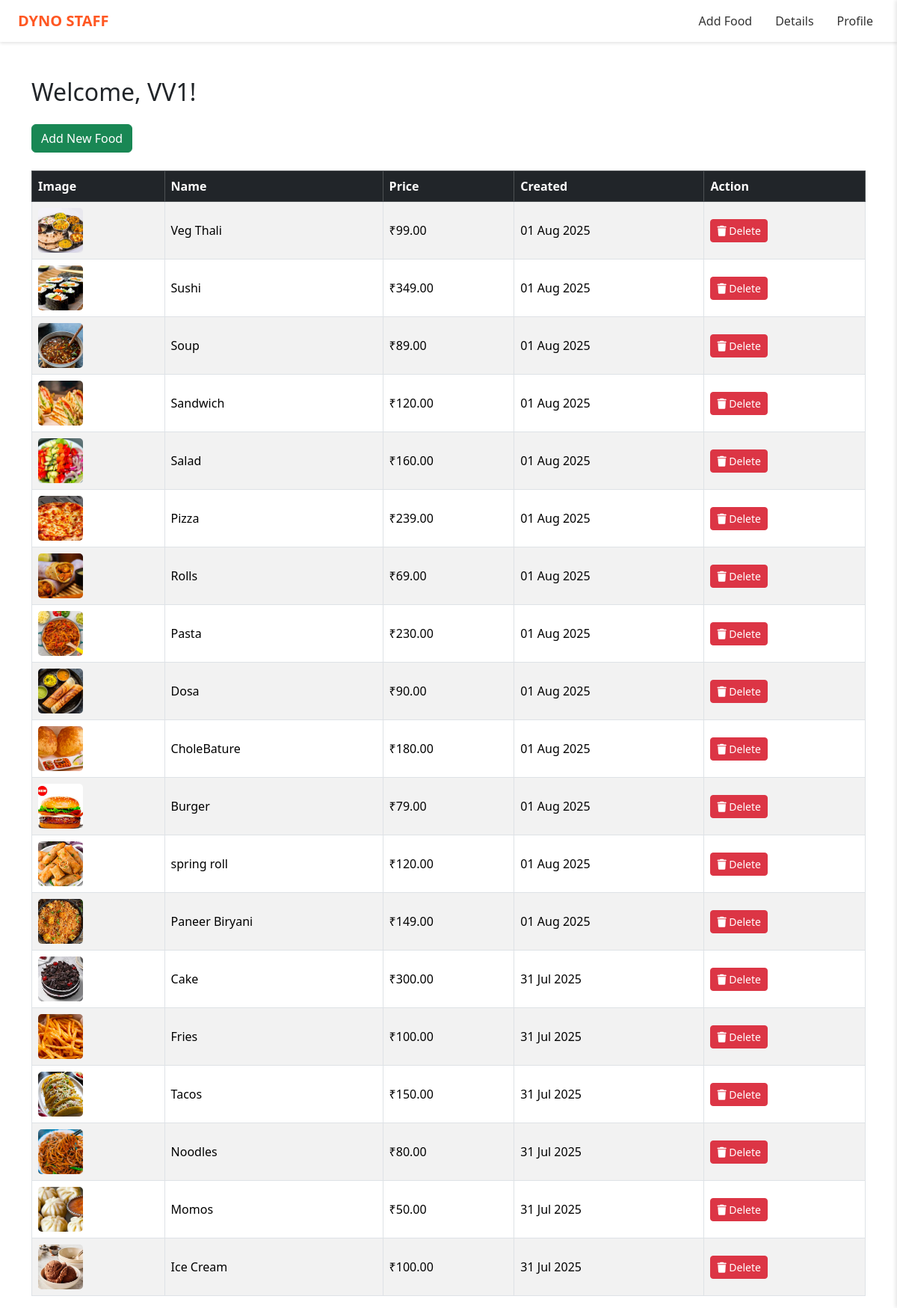
The app's page /staff/dashboard (signed in) with its own data.
### accounts/models.py (models this page shows, shortened)
class FoodItem(models.Model):
    name = models.CharField(max_length=200)
    price = models.DecimalField(max_digits=7, decimal_places=2)
    image = models.ImageField(upload_to='food_images/')
    description = models.TextField(default="Delicious food item from DYNO.")
    created_at = models.DateTimeField(default=timezone.now)
    added_by = models.ForeignKey(User, on_delete=models.CASCADE)
    city = models.CharField(max_length=100, null=True, blank=True)

### accounts/views.py (the view)
# urls.py: path('staff/dashboard', views.staff_dashboard, name='staff_dashboard'),
@login_required
def staff_dashboard(request):
    if not request.user.is_authenticated:
        return redirect('login')
    food_items = FoodItem.objects.all().order_by('-created_at')
    return render(request, 'accounts/staff_dashboard.html',{'food_items':food_items})

### accounts/templates/accounts/staff_dashboard.html (shortened to what this page needs)
{% load static %}
<!DOCTYPE html>
<html lang="en">
<head>
  <link href="https://cdn.jsdelivr.net/npm/bootstrap@5.3.2/dist/css/bootstrap.min.css" rel="stylesheet" />
  <link rel="stylesheet" href="https://cdnjs.cloudflare.com/ajax/libs/font-awesome/6.4.0/css/all.min.css" />
</head>
<body>
  <nav class="navbar navbar-expand-lg navbar-light px-4">
    <a class="navbar-brand" href="#">DYNO STAFF</a>
    <div class="collapse navbar-collapse" id="navMenu">
      <ul class="navbar-nav ms-auto">
        <li class="nav-item"><a class="nav-link" href="{% url 'add_food' %}">Add Food</a></li>
        <li class="nav-item"><a class="nav-link" href="{% url 'staff_stats' %}">Details</a></li>
        <li class="nav-item"><a class="nav-link" href="#" onclick="toggleSidebar()">Profile</a></li>
      </ul>
    </div>
  </nav>
  <div class="container mt-5">
    <h2 class="mb-4">Welcome, {{ request.user.username }}!</h2>
    <a href="{% url 'add_food' %}" class="btn btn-success mb-4">Add New Food</a>
    <div class="table-responsive">
      <table class="table table-bordered table-striped align-middle">
        <thead class="table-dark">
          <tr>
            <th>Image</th>
            <th>Name</th>
            <th>Price</th>
            <th>Created</th>
            <th>Action</th>
          </tr>
        </thead>
        <tbody>
          {% for item in food_items %}
            <tr>
              <td><img src="{{ item.image.url }}" width="60" height="60" style="object-fit: cover; border-radius: 5px;"></td>
              <td>{{ item.name }}</td>
              <td>₹{{ item.price }}</td>
              <td>{{ item.created_at|date:"d M Y" }}</td>
              <td>
                <form method="POST" action="{% url 'delete_food' item.id %}" onsubmit="return confirm('Are you sure you want to delete this item?');">
                  <button type="submit" class="btn btn-sm btn-danger"><i class="fas fa-trash"></i> Delete</button>
                </form>
               </td>
            </tr>
          {% empty %}
            <tr>
              <td colspan="5" class="text-center text-muted">No food items added yet.</td>
            </tr>
          {% endfor %}
        </tbody>
      </table>
    </div>
  </div>
</body>
</html>

### records on screen
FoodItem: image (picture), name "Veg Thali", price "99.00", created_at "01 Aug 2025"
FoodItem: image (picture), name "Sushi", price "349.00", created_at "01 Aug 2025"
FoodItem: image (picture), name "Soup", price "89.00", created_at "01 Aug 2025"
FoodItem: image (picture), name "Sandwich", price "120.00", created_at "01 Aug 2025"
FoodItem: image (picture), name "Salad", price "160.00", created_at "01 Aug 2025"
FoodItem: image (picture), name "Pizza", price "239.00", created_at "01 Aug 2025"
FoodItem: image (picture), name "Rolls", price "69.00", created_at "01 Aug 2025"
FoodItem: image (picture), name "Pasta", price "230.00", created_at "01 Aug 2025"
FoodItem: image (picture), name "Dosa", price "90.00", created_at "01 Aug 2025"
FoodItem: image (picture), name "CholeBature", price "180.00", created_at "01 Aug 2025"
FoodItem: image (picture), name "Burger", price "79.00", created_at "01 Aug 2025"
FoodItem: image (picture), name "spring roll", price "120.00", created_at "01 Aug 2025"
FoodItem: image (picture), name "Paneer Biryani", price "149.00", created_at "01 Aug 2025"
FoodItem: image (picture), name "Cake", price "300.00", created_at "31 Jul 2025"
FoodItem: image (picture), name "Fries", price "100.00", created_at "31 Jul 2025"
FoodItem: image (picture), name "Tacos", price "150.00", created_at "31 Jul 2025"
FoodItem: image (picture), name "Noodles", price "80.00", created_at "31 Jul 2025"
FoodItem: image (picture), name "Momos", price "50.00", created_at "31 Jul 2025"
FoodItem: image (picture), name "Ice Cream", price "100.00", created_at "31 Jul 2025"

### other values on screen
{{ request.user.username }} "VV1"
